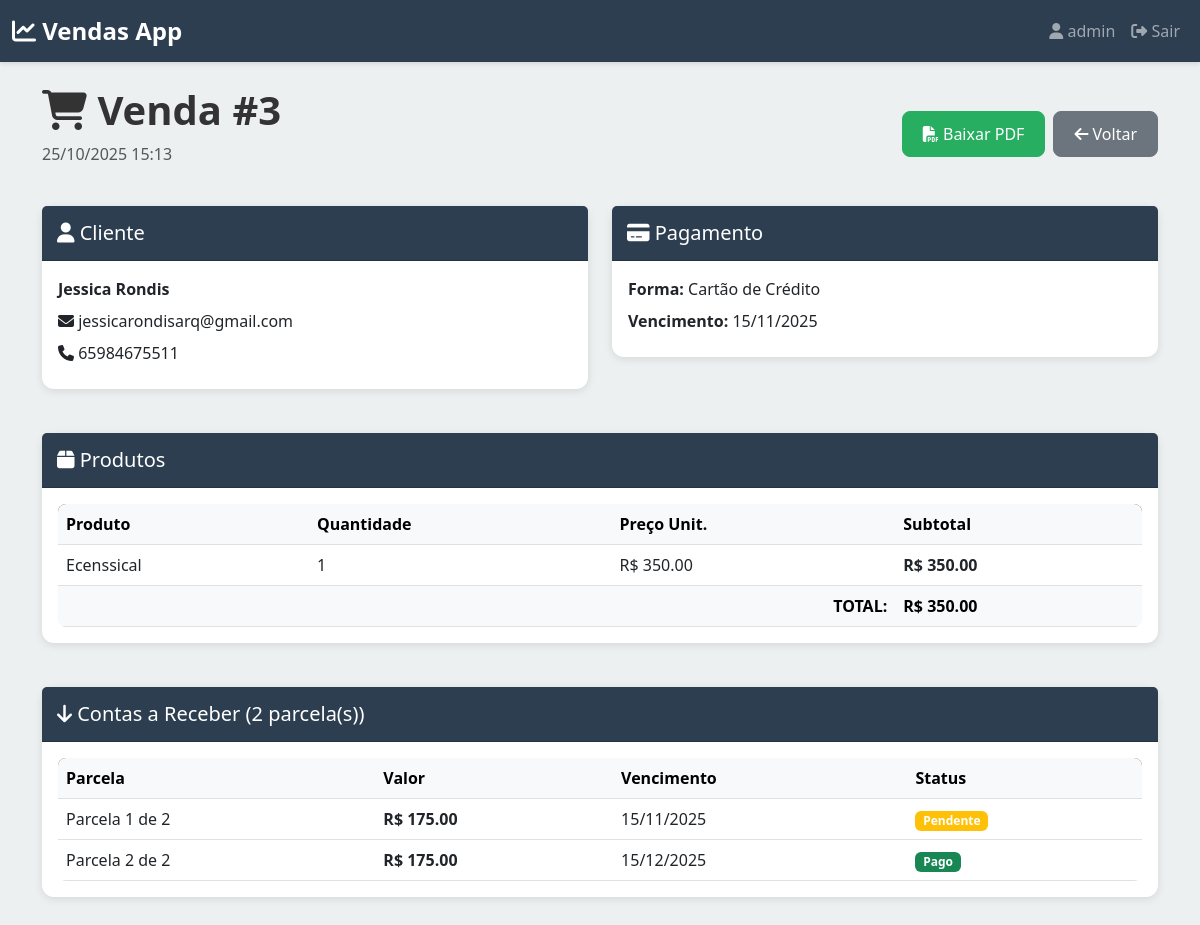
/vendas/3/ (signed in), run on the app's committed database.
### vendas/models.py (models this page shows, shortened)
class Sale(models.Model):
    FORMA_PAGAMENTO_CHOICES = [
        ('dinheiro', 'Dinheiro'),
        ('cartao_credito', 'Cartão de Crédito'),
        ('cartao_debito', 'Cartão de Débito'),
        ('boleto', 'Boleto'),
        ('pix', 'PIX'),
        ('cheque', 'Cheque'),
        ('outro', 'Outro'),
    ]
    usuario = models.ForeignKey(
        User,
        on_delete=models.CASCADE,
        related_name='vendas',
        help_text="Usuário proprietário da venda"
    )
    cliente = models.ForeignKey(
        Client,
        on_delete=models.CASCADE,
        related_name='vendas',
        help_text="Cliente da venda"
    )
    data_venda = models.DateTimeField(
        auto_now_add=True,
        help_text="Data e hora da venda"
    )
    valor_total = models.DecimalField(
        max_digits=12,
        decimal_places=2,
        default=0,
        help_text="Valor total da venda"
    )
    forma_pagamento = models.CharField(
        max_length=20,
        choices=FORMA_PAGAMENTO_CHOICES,
        default='dinheiro',
        help_text="Forma de pagamento"
    )
    data_vencimento = models.DateField(
        help_text="Data de vencimento do pagamento"
    )
    observacoes = models.TextField(
        blank=True,
        null=True,
        help_text="Observações sobre a venda"
    )
    criado_em = models.DateTimeField(auto_now_add=True)
    atualizado_em = models.DateTimeField(auto_now=True)
    class Meta:
        verbose_name = "Venda"
        verbose_name_plural = "Vendas"
        ordering = ['-data_venda']

class Client(models.Model):
    usuario = models.ForeignKey(
        User,
        on_delete=models.CASCADE,
        related_name='clientes',
        help_text="Usuário proprietário do cliente"
    )
    nome = models.CharField(
        max_length=200,
        help_text="Nome completo do cliente"
    )
    email = models.EmailField(
        blank=True,
        null=True,
        help_text="Email do cliente"
    )
    telefone = models.CharField(
        max_length=20,
        blank=True,
        null=True,
        help_text="Telefone do cliente"
    )
    cpf_cnpj = models.CharField(
        max_length=20,
        blank=True,
        null=True,
        help_text="CPF ou CNPJ do cliente"
    )
    endereco = models.CharField(
        max_length=300,
        blank=True,
        null=True,
        help_text="Endereço do cliente"
    )
    cidade = models.CharField(
        max_length=100,
        blank=True,
        null=True,
        help_text="Cidade do cliente"
    )
    estado = models.CharField(
        max_length=2,
        blank=True,
        null=True,
        help_text="Estado (UF) do cliente"
    )
    cep = models.CharField(
        max_length=10,
        blank=True,
        null=True,
        help_text="CEP do cliente"
    )
    ativo = models.BooleanField(
        default=True,
        help_text="Se o cliente está ativo"
    )
    criado_em = models.DateTimeField(auto_now_add=True)
    atualizado_em = models.DateTimeField(auto_now=True)
    class Meta:
        verbose_name = "Cliente"
        verbose_name_plural = "Clientes"
        ordering = ['-criado_em']
        unique_together = ('usuario', 'nome')

class SaleItem(models.Model):
    venda = models.ForeignKey(
        Sale,
        on_delete=models.CASCADE,
        related_name='itens',
        help_text="Venda à qual o item pertence"
    )
    produto = models.ForeignKey(
        Product,
        on_delete=models.SET_NULL,
        null=True,
        related_name='itens_venda',
        help_text="Produto vendido"
    )
    quantidade = models.IntegerField(
        help_text="Quantidade vendida"
    )
    preco_unitario = models.DecimalField(
        max_digits=10,
        decimal_places=2,
        help_text="Preço unitário no momento da venda"
    )
    subtotal = models.DecimalField(
        max_digits=12,
        decimal_places=2,
        editable=False,
        help_text="Subtotal do item (quantidade x preço)"
    )
    class Meta:
        verbose_name = "Item de Venda"
        verbose_name_plural = "Itens de Venda"

class Product(models.Model):
    usuario = models.ForeignKey(
        User,
        on_delete=models.CASCADE,
        related_name='produtos',
        help_text="Usuário proprietário do produto"
    )
    nome = models.CharField(
        max_length=200,
        help_text="Nome do produto"
    )
    descricao = models.TextField(
        blank=True,
        null=True,
        help_text="Descrição detalhada do produto"
    )
    preco = models.DecimalField(
        max_digits=10,
        decimal_places=2,
        help_text="Preço unitário do produto"
    )
    marca = models.ForeignKey(
        Marca,
        on_delete=models.SET_NULL,
        null=True,
        blank=True,
        related_name='produtos',
        help_text="Marca do produto"
    )
    estoque = models.IntegerField(
        default=0,
        help_text="Quantidade em estoque"
    )
    ativo = models.BooleanField(
        default=True,
        help_text="Se o produto está ativo"
    )
    criado_em = models.DateTimeField(auto_now_add=True)
    atualizado_em = models.DateTimeField(auto_now=True)
    class Meta:
        verbose_name = "Produto"
        verbose_name_plural = "Produtos"
        ordering = ['-criado_em']
        unique_together = ('usuario', 'nome')

class AccountsReceivable(models.Model):
    STATUS_CHOICES = [
        ('pendente', 'Pendente'),
        ('vencido', 'Vencido'),
        ('pago', 'Pago'),
    ]
    usuario = models.ForeignKey(
        User,
        on_delete=models.CASCADE,
        related_name='contas_receber',
        help_text="Usuário proprietário"
    )
    venda = models.ForeignKey(
        Sale,
        on_delete=models.CASCADE,
        related_name='contas_receber_venda',
        help_text="Venda relacionada"
    )
    cliente = models.ForeignKey(
        Client,
        on_delete=models.CASCADE,
        related_name='contas_receber',
        help_text="Cliente devedor"
    )
    valor = models.DecimalField(
        max_digits=12,
        decimal_places=2,
        help_text="Valor a receber"
    )
    data_vencimento = models.DateField(
        help_text="Data de vencimento"
    )
    data_pagamento = models.DateField(
        blank=True,
        null=True,
        help_text="Data do pagamento (preenchido quando pago)"
    )
    status = models.CharField(
        max_length=20,
        choices=STATUS_CHOICES,
        default='pendente',
        help_text="Status da conta"
    )
    observacoes = models.TextField(
        blank=True,
        null=True,
        help_text="Observações"
    )
    criado_em = models.DateTimeField(auto_now_add=True)
    class Meta:
        verbose_name = "Conta a Receber"
        verbose_name_plural = "Contas a Receber"
        ordering = ['data_vencimento']

### vendas/views.py (the view)
# urls.py: path('vendas/<int:pk>/', views.venda_detail, name='venda_detail'),
@login_required(login_url='vendas:login')
def venda_detail(request, pk):
    usuario = request.user
    try:
        venda = Sale.objects.get(pk=pk, usuario=usuario)
    except Sale.DoesNotExist:
        messages.error(request, 'Venda não encontrada!')
        return redirect('vendas:vendas_list')
    itens = SaleItem.objects.filter(venda=venda)
    contas_receber = AccountsReceivable.objects.filter(venda=venda).order_by('data_vencimento')
    contexto = {
        'venda': venda,
        'itens': itens,
        'contas_receber': contas_receber,
    }
    return render(request, 'vendas/vendas/detail.html', contexto)

### templates/vendas/vendas/detail.html (shortened to what this page needs)
{% extends 'base.html' %}
{% block content %}
<div class="row mt-4">
    <div class="col-12 mb-4">
        <div class="d-flex justify-content-between align-items-center">
            <div>
                <h1 class="fw-bold">
                    <i class="fas fa-shopping-cart"></i> Venda #{{ venda.id }}
                </h1>
                <p class="text-muted">{{ venda.data_venda|date:"d/m/Y H:i" }}</p>
            </div>
            <div class="d-flex gap-2">
                <a href="{% url 'vendas:venda_gerar_pdf' venda.pk %}" class="btn btn-success">
                    <i class="fas fa-file-pdf"></i> Baixar PDF
                </a>
                <a href="{% url 'vendas:vendas_list' %}" class="btn btn-secondary">
                    <i class="fas fa-arrow-left"></i> Voltar
                </a>
            </div>
        </div>
    </div>
</div>
<div class="row mb-4">
    <div class="col-12 col-md-6">
        <div class="card">
            <div class="card-header">
                <h5 class="mb-0">
                    <i class="fas fa-user"></i> Cliente
                </h5>
            </div>
            <div class="card-body">
                <p class="mb-2">
                    <strong>{{ venda.cliente.nome }}</strong>
                </p>
                {% if venda.cliente.email %}
                <p class="mb-2">
                    <i class="fas fa-envelope"></i> {{ venda.cliente.email }}
                </p>
                {% endif %}
                {% if venda.cliente.telefone %}
                <p class="mb-2">
                    <i class="fas fa-phone"></i> {{ venda.cliente.telefone }}
                </p>
                {% endif %}
            </div>
        </div>
    </div>
    <div class="col-12 col-md-6">
        <div class="card">
            <div class="card-header">
                <h5 class="mb-0">
                    <i class="fas fa-credit-card"></i> Pagamento
                </h5>
            </div>
            <div class="card-body">
                <p class="mb-2">
                    <strong>Forma:</strong> {{ venda.get_forma_pagamento_display }}
                </p>
                <p class="mb-2">
                    <strong>Vencimento:</strong> {{ venda.data_vencimento|date:"d/m/Y" }}
                </p>
            </div>
        </div>
    </div>
</div>
<div class="row mb-4">
    <div class="col-12">
        <div class="card">
            <div class="card-header">
                <h5 class="mb-0">
                    <i class="fas fa-box"></i> Produtos
                </h5>
            </div>
            <div class="card-body">
                <div class="table-responsive">
                    <table class="table table-hover mb-0">
                        <thead class="table-light">
                            <tr>
                                <th>Produto</th>
                                <th>Quantidade</th>
                                <th>Preço Unit.</th>
                                <th>Subtotal</th>
                            </tr>
                        </thead>
                        <tbody>
                            {% for item in itens %}
                            <tr>
                                <td>{{ item.produto.nome }}</td>
                                <td>{{ item.quantidade }}</td>
                                <td>R$ {{ item.preco_unitario|floatformat:2 }}</td>
                                <td><strong>R$ {{ item.subtotal|floatformat:2 }}</strong></td>
                            </tr>
                            {% endfor %}
                        </tbody>
                        <tfoot>
                            <tr class="table-light">
                                <td colspan="3" class="text-end"><strong>TOTAL:</strong></td>
                                <td><strong>R$ {{ venda.valor_total|floatformat:2 }}</strong></td>
                            </tr>
                        </tfoot>
                    </table>
                </div>
            </div>
        </div>
    </div>
</div>
{% if contas_receber %}
<div class="row">
    <div class="col-12">
        <div class="card">
            <div class="card-header">
                <h5 class="mb-0">
                    <i class="fas fa-arrow-down"></i> Contas a Receber ({{ contas_receber|length }} parcela(s))
                </h5>
            </div>
            <div class="card-body">
                <div class="table-responsive">
                    <table class="table table-hover mb-0">
                        <thead class="table-light">
                            <tr>
                                <th>Parcela</th>
                                <th>Valor</th>
                                <th>Vencimento</th>
                                <th>Status</th>
                            </tr>
                        </thead>
                        <tbody>
                            {% for conta in contas_receber %}
                            <tr>
                                <td>
                                    {% if conta.observacoes %}
                                        {{ conta.observacoes }}
                                    {% else %}
                                        Parcela Única
                                    {% endif %}
                                </td>
                                <td><strong>R$ {{ conta.valor|floatformat:2 }}</strong></td>
                                <td>{{ conta.data_vencimento|date:"d/m/Y" }}</td>
                                <td>
                                    {% if conta.status == 'pago' %}
                                        <span class="badge bg-success">Pago</span>
                                    {% elif conta.status == 'vencido' %}
                                        <span class="badge bg-danger">Vencido</span>
                                    {% else %}
                                        <span class="badge bg-warning">Pendente</span>
                                    {% endif %}
                                </td>
                            </tr>
                            {% endfor %}
                        </tbody>
                    </table>
                </div>
            </div>
        </div>
    </div>
</div>
{% endif %}
{% endblock %}

### templates/base.html (shortened to what this page needs)
<!DOCTYPE html>
<html lang="pt-BR">
<head>
    <link href="https://cdn.jsdelivr.net/npm/bootstrap@5.3.0/dist/css/bootstrap.min.css" rel="stylesheet">
    <link rel="stylesheet" href="https://cdnjs.cloudflare.com/ajax/libs/font-awesome/6.4.0/css/all.min.css">
</head>
<body>
    {% if user.is_authenticated %}
    <nav class="navbar navbar-expand-lg navbar-dark">
        <div class="container-fluid">
            <a class="navbar-brand" href="{% url 'vendas:home' %}">
                <i class="fas fa-chart-line"></i> Vendas App
            </a>
            <div class="collapse navbar-collapse" id="navbarNav">
                <ul class="navbar-nav ms-auto">
                    <li class="nav-item">
                        <span class="nav-link">
                            <i class="fas fa-user"></i> {{ user.first_name|default:user.username }}
                        </span>
                    </li>
                    <li class="nav-item">
                        <a class="nav-link" href="{% url 'vendas:logout' %}">
                            <i class="fas fa-sign-out-alt"></i> Sair
                        </a>
                    </li>
                </ul>
            </div>
        </div>
    </nav>
    {% endif %}
    <div class="main-container">
        <div class="container">
            {% block content %}{% endblock %}
        </div>
    </div>
</body>
</html>

### templates/base.html (style rules this page uses)
:root { --primary-color: #2c3e50; --secondary-color: #3498db; --success-color: #27ae60; --danger-color: #e74c3c; --warning-color: #f39c12; --light-bg: #ecf0f1; }
* { margin: 0; padding: 0; box-sizing: border-box; }
body { font-family: 'Segoe UI', Tahoma, Geneva, Verdana, sans-serif; background-color: var(--light-bg); color: #333; }
.navbar { background-color: var(--primary-color); box-shadow: 0 2px 4px rgba(0, 0, 0, 0.1); }
.navbar-brand { font-weight: bold; font-size: 1.5rem; }
.main-container { min-height: 100vh; padding-bottom: 80px; }
.card { border: none; border-radius: 12px; box-shadow: 0 2px 8px rgba(0, 0, 0, 0.1); margin-bottom: 20px; }
.card-header { background-color: var(--primary-color); color: white; border-radius: 12px 12px 0 0; padding: 15px; }
.btn { border-radius: 8px; font-weight: 500; padding: 10px 20px; transition: all 0.3s ease; }
.btn-success { background-color: var(--success-color); border-color: var(--success-color); }
.table { background-color: white; border-radius: 8px; overflow: hidden; }
.table thead { background-color: var(--primary-color); color: white; }

### data on the page
Sale: id "3", data_venda "25/10/2025 15:13", cliente.nome "Jessica Rondis", cliente.email "jessicarondisarq@gmail.com", cliente.telefone "65984675511", forma_pagamento "Cartão de Crédito", data_vencimento "15/11/2025", valor_total "350.00"
SaleItem: produto.nome "Ecenssical", quantidade "1", preco_unitario "350.00", subtotal "350.00"
AccountsReceivable: observacoes "Parcela 1 de 2", valor "175.00", data_vencimento "15/11/2025", status "Pendente"
AccountsReceivable: observacoes "Parcela 2 de 2", valor "175.00", data_vencimento "15/12/2025", status "Pago"

### other printed values
{{ user.first_name|default:user.username }} "admin"
{{ contas_receber|length }} "2"
